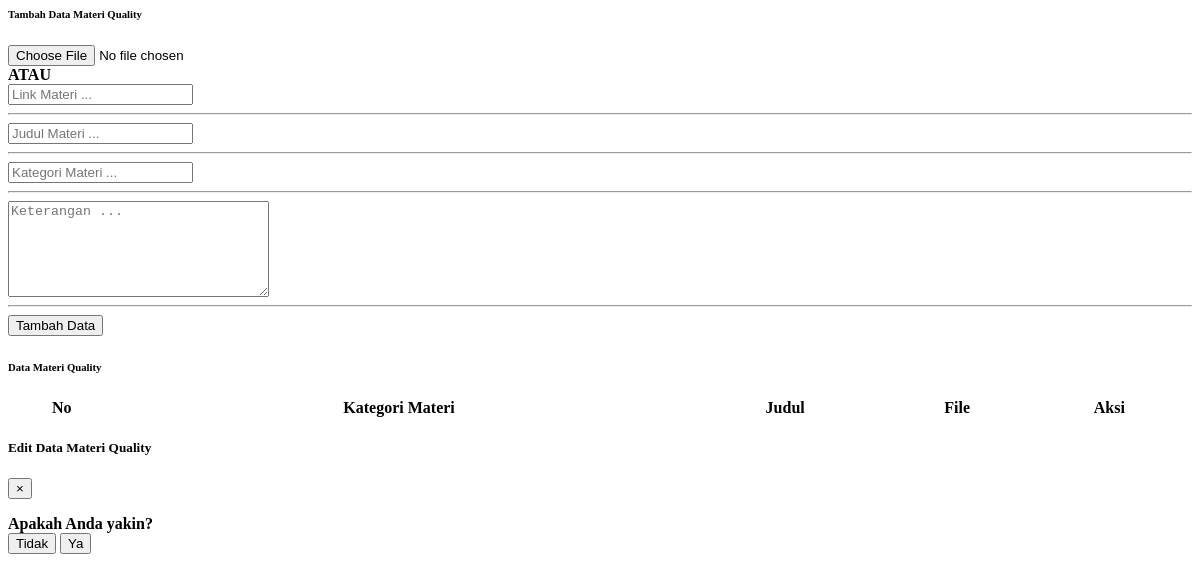
Before: /module/admin/materiTraining/dataMateriQuality.php with the older database file.
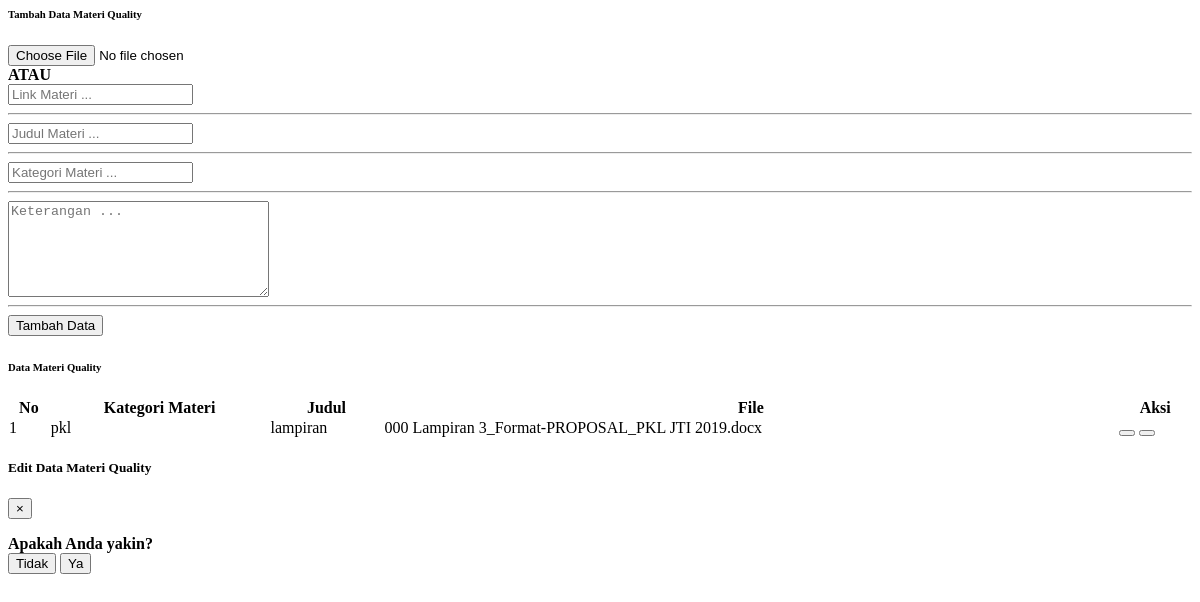
After: the same page with the newer database file.
### tables this page shows
CREATE TABLE `tabel_materi_quality` (
  `id_materi_quality` int(11) NOT NULL,
  `kategori_materi` varchar(100) NOT NULL,
  `judul_materi` varchar(100) NOT NULL,
  `keterangan_materi` text NOT NULL,
  `file_materi` text NOT NULL,
  `tipe` enum('link','file') NOT NULL,
  `tanggal_upload` date NOT NULL
);

### module/admin/materiTraining/dataMateriQuality.php (the view, shortened to what the changed rows need)
<?php
  include "../process/proses_adminDataMateriQuality.php";
?>
<body>
<div class="container-fluid" id="dataMateri">
    <div class="card shadow mb-4">
        <div class="card-body">
            <div class="table-responsive">
                <table class="table table-bordered" id="dataTable" width="100%" cellspacing="0">
                    <thead>
                        <tr class="text-center">
                            <th>No</th>
                            <th>Kategori Materi</th>
                            <th>Judul</th>
                            <th>File</th>
                            <th>Aksi</th>
                        </tr>
                    </thead>
                    <tbody>
                    <?php
                        $queryTampilData = "SELECT * FROM tabel_materi_quality;
                            ";
                        $resultTampilData = mysqli_query($con, $queryTampilData);
                        $index = 1;
                        if(mysqli_num_rows($resultTampilData) > 0){
                            while($rowTampilData = mysqli_fetch_assoc($resultTampilData)){
                    ?>
                        <tr class="text-center" id-materi="<?php echo $rowTampilData["id_materi_quality"] ?>">
                            <td ><?php echo $index; ?></td>
                            <td class="kategoriMateri"><?php echo $rowTampilData["kategori_materi"]; ?></td>
                            <td class="judulMateri"><?php echo $rowTampilData["judul_materi"]; ?></td>
                            <td class="fileMateri"><?php echo $rowTampilData["file_materi"]; ?></td>
                            <td>
                                <button type="button" class="btn btn-primary edit-dataMateriQuality-admin" data-toggle="modal" data-target="#editDataMateriQualityModal" id_materiQualityEdit="<?php echo $rowTampilData["id_materi_quality"];?>">
                                </button>
                                <button type="button" class="btn btn-danger hapus-dataMateriQuality-admin" data-toggle="modal" data-target="#hapusDataMateriQualityModal" id_materiQualityEdit="<?php echo $rowTampilData["id_materi_quality"];?>">
                                </button>
                            </td>
                        </tr>
                    <?php
                        $index++;
                        }
                    ?>
                    <?php
                    }   else{
                    ?>
                        <!-- <div>
                            <p>Data Operator tidak tersedia</p>
                        </div> -->
                    <?php
                    }
                    ?>
                    </tbody>
                </table>
            </div>
        </div>
    </div>
</div>
</body>

Changed rows visible on the page:
added tabel_materi_quality: kategori_materi "pkl", judul_materi "lampiran", file_materi "000 Lampiran 3_Format-PROPOSAL_PKL JTI 2019.docx"
